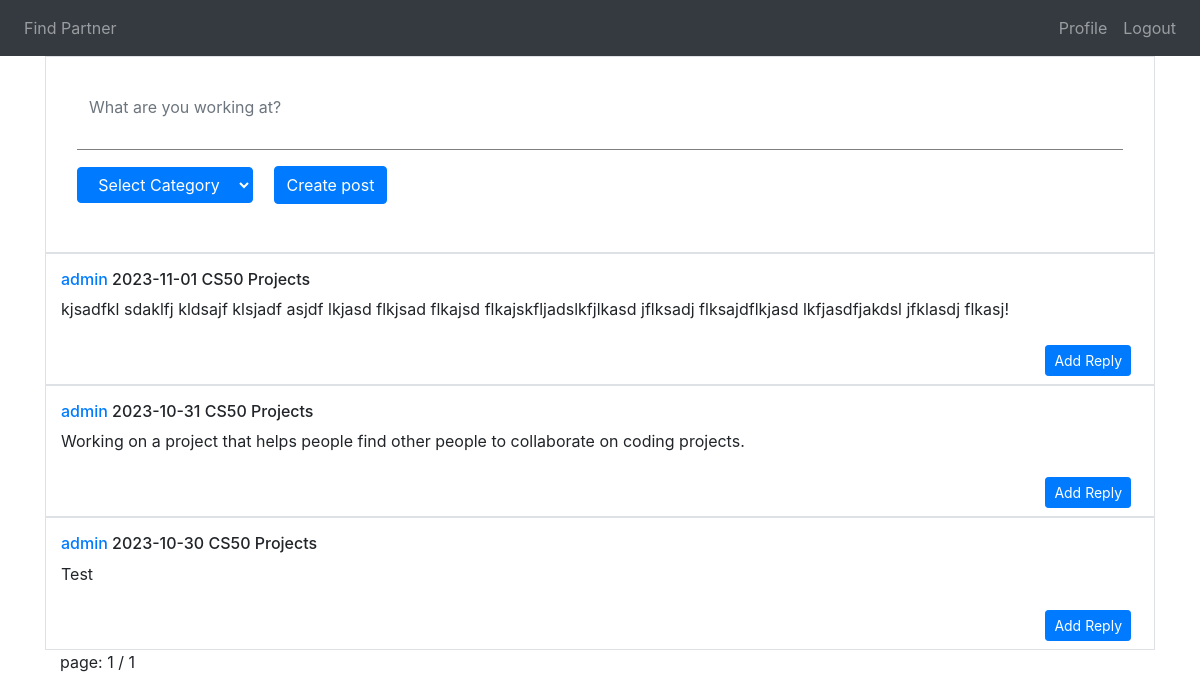
The app's page /partner (signed in), older data.
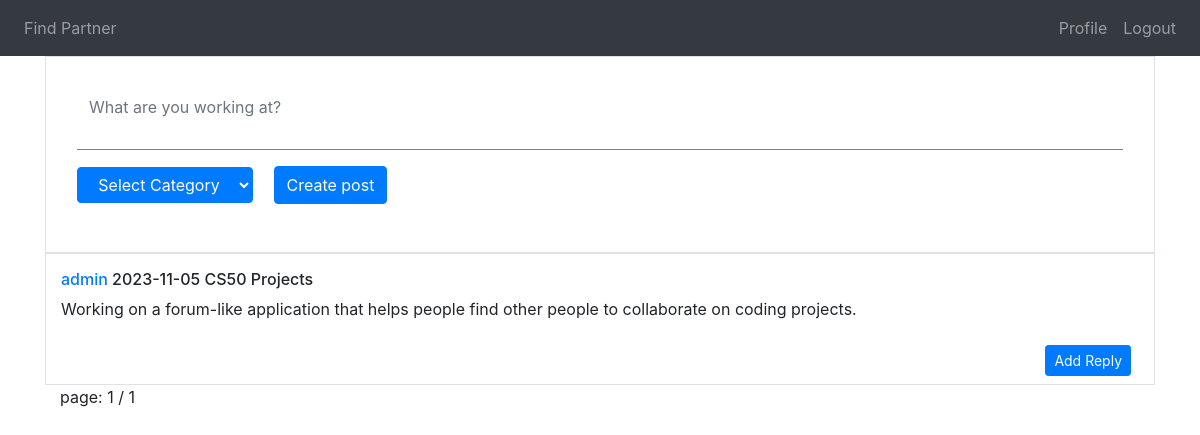
The same page, newer data.
### tables this page shows
CREATE TABLE posts(
    id INTEGER PRIMARY KEY AUTOINCREMENT NOT NULL,
    content TEXT NOT NULL,
    user_id INTEGER NOT NULL,
    category_id INTEGER NOT NULL,
    creation_date DATE NOT NULL,
    last_modified DATE NOT NULL,
    FOREIGN KEY (user_id) REFERENCES users(id),
    FOREIGN KEY (category_id) REFERENCES categories(id)
);

CREATE TABLE users(
    id INTEGER PRIMARY KEY AUTOINCREMENT NOT NULL,
    email TEXT UNIQUE NOT NULL,
    username TEXT UNIQUE NOT NULL,
    password_hash TEXT NOT NULL,
    first_name TEXT,
    last_name TEXT,
    birth_date DATE,
    registration_date DATETIME NOT NULL
);

CREATE TABLE categories(
    id INTEGER PRIMARY KEY AUTOINCREMENT NOT NULL,
    category_name TEXT NOT NULL,
    description TEXT NOT NULL,
    parent_cat_id INTEGER
);

### app.py (the view, shortened to what this page needs)
@app.route("/partner", methods=["GET", "POST"])
def partner():
    if session.get("user_id") is None:
        return ("You are not logged in")
    if request.method == "GET":
        page = request.args.get('page', 1, type=int)
        offset = (page - 1) * 10
        cursor.execute("""SELECT posts.id, posts.content, posts.creation_date, users.username, categories.category_name
                    FROM posts
                    JOIN users ON users.id = posts.user_id
                    JOIN categories ON categories.id = posts.category_id
                    ORDER BY posts.last_modified DESC
                    LIMIT ? OFFSET ?;""", (10, offset))
        posts = cursor.fetchall()
        print(posts)
        cursor.execute("SELECT COUNT(*) FROM posts;")
        total_posts = cursor.fetchall()[0][0]
        total_pages = (total_posts + 10 - 1) // 10
        cursor.execute("SELECT category_name FROM categories")
        rows = cursor.fetchall()
        return render_template("partner.html", posts = posts , total_pages = total_pages, page = page, cats=rows)

### templates/partner.html (shortened to what this page needs)
{% extends "layout.html" %}
{% block main %}
    <div class="container">
        <div class="row pt-3 align-items-start border">
            <div class="col-12">
                <form action="/partner" method="POST" id="postform" class="w-100 p-3">
                    <div class="mb-3">
                        <textarea class="form-control" id="subject" name="subject" form="postform" maxlength="140" placeholder="What are you working at?"></textarea>
                    </div>
                    <div class="mb-3">
                        <select class="form-select btn btn-primary" id="category" name="category">
                            <option selected disabled>Select Category</option>
                        </select>
                        <button class="btn btn-primary ml-3" type="submit">Create post</button>
                    </div>
                </form>
            </div>
        </div>
        {% for post in posts %}
        <div class="row pt-3 align-items-start border">
            <div class="col-12">
                <h6><a href="{{ url_for('post', id=post[0])}}"> {{post[3]}}</a> {{post[2]}} {{post[4]}}</h6>
            </div>
            <div class="col text-left">
                <p>{{post[1]}}</p>
            </div>
            <div class="col-12 text-right">
                <button type="button" class="btn btn-primary btn-sm m-2"><a class="white-link" href="{{ url_for('post', id=post[0])}}">Add Reply</a></button>
            </div>
        </div>
        {% endfor %}
        page: {{page}} / {{total_pages}}
    </div>
{% endblock %}

### templates/layout.html (shortened to what this page needs)
<html>
    <head>
        <link rel="stylesheet" href="https://cdn.jsdelivr.net/npm/bootstrap@4.1.3/dist/css/bootstrap.min.css">
        <link rel="stylesheet" href="static/styles.css">
    </head>
    <body>
        {% if session["user_id"] %}
        <nav class="navbar navbar-expand-lg navbar-dark bg-dark">
            <div class="collapse navbar-collapse" id="navbarSupportedContent">
                <ul class="navbar-nav mr-auto">
                    <li class="nav-item">
                        <a class="nav-link" href="/partner">Find Partner</a>
                    </li>
                </ul>
                    <ul class="navbar-nav ms-auto">
                        <li class="nav-item">
                            <a class="nav-link" href="/profile">Profile</a>
                        </li>
                        <li class="nav-item">
                            <a class="nav-link" href="/logout">Logout</a>
                        </li>
                    </ul>
                {% endif %}
            </div>
        </nav>
        <main class="container">
            {% block main %}{% endblock %}
        </main>
    </body>
</html>

### static/styles.css (style rules this page uses)
.white-link { color: white; }
#subject { width:100%; border:none; border-bottom: 1px solid gray; border-radius: 0; resize: none; }

Row changes from the older to the newer data that the page shows:
removed posts: username "admin", creation_date "2023-11-01", category_name "CS50 Projects", content "kjsadfkl sdaklfj kldsajf klsjadf asjdf lkjasd flkjsad flkajsd flkajskfljadslkfjlkasd jflksadj flksajdflkjasd lkfjasdfjakdsl jfklasdj flkasj!"
removed posts: username "admin", creation_date "2023-10-31", category_name "CS50 Projects", content "Working on a project that helps people find other people to collaborate on coding projects."
changed posts "admin": creation_date "2023-10-30" → "2023-11-05"; content "Test" → "Working on a forum-like application that helps people find other people to collaborate on coding projects."
